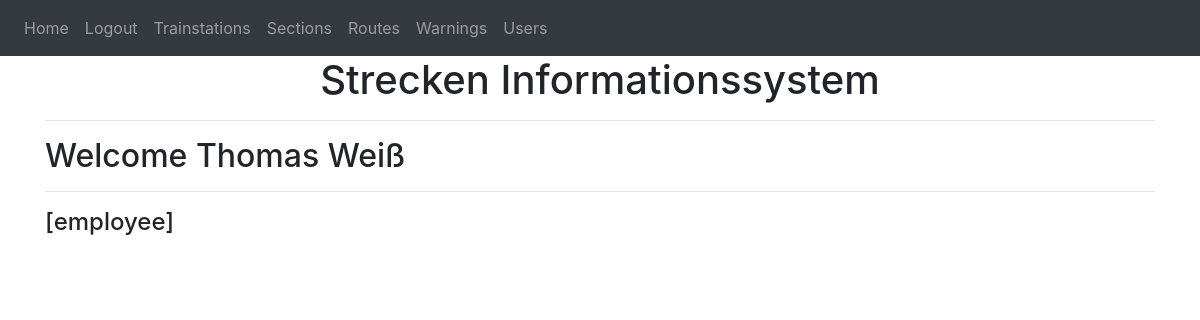
Page / (signed in) on the earlier database version.
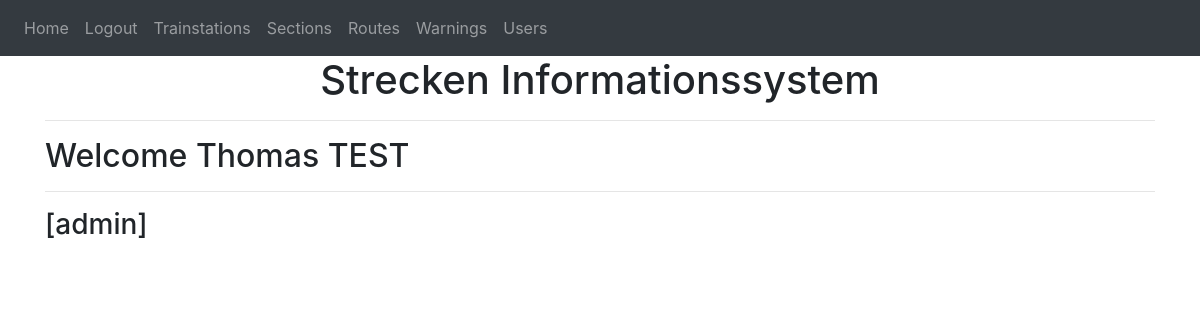
Same page on the later database version.
### website/models.py (models this page shows)
class User(db.Model, UserMixin):
    id = db.Column(db.Integer, primary_key=True)
    email = db.Column(db.String(150), unique=True)
    password = db.Column(db.String(150))
    first_name = db.Column(db.String(150))
    last_name = db.Column(db.String(150))
    birthday = db.Column(db.Date, default=func.now())
    admin = db.Column(db.Boolean, default=False)

### website/views.py (the view)
@views.route('/', methods=['GET', 'POST'])
@login_required
def home():
    return render_template("home.html", user=current_user)

### website/__init__.py (called while the page is built)
def create_app():
    app = Flask(__name__)
    app.config['SECRET_KEY'] = 'tomdke'
    app.config['SQLALCHEMY_DATABASE_URI'] = f'sqlite:///{DB_NAME}'
    app.config['SQLALCHEMY_TRACK_MODIFICATIONS'] = False
    db.init_app(app)
    ma.init_app(app)
    from .views import views
    from .auth import auth
    app.register_blueprint(views, url_prefix='/')
    app.register_blueprint(auth, url_prefix='/')
    from .models import User, Note, TrainstationModel, SectionModel, RouteModel, sections
    from .api import api
    create_database(app)
    login_manager = LoginManager()
    login_manager.login_view = 'auth.login'
    login_manager.init_app(app)
    app.register_blueprint(api, url_prefix="/")
    @login_manager.user_loader
    def load_user(id):
        return User.query.get(int(id))
    return app

### website/templates/home.html (shortened to what this page needs)
{% extends "base.html" %}
{% block content%}
<h1 align="center">Strecken Informationssystem</h1>
<hr />
<h2>Welcome {{ user.first_name }} {{ user.last_name }}</h2>
<hr />
{% if user.admin == True %}
<h3>[admin]</h3>
{% else %}
<h4>[employee]</h4>
{% endif %}
{% endblock %}

Differences in the rows shown:
changed User "Thomas": last_name "Weiß" → "TEST"; admin False → True (drawn)
Other differences:
text no longer shown: "[employee]"
text now shown: "[admin]"
